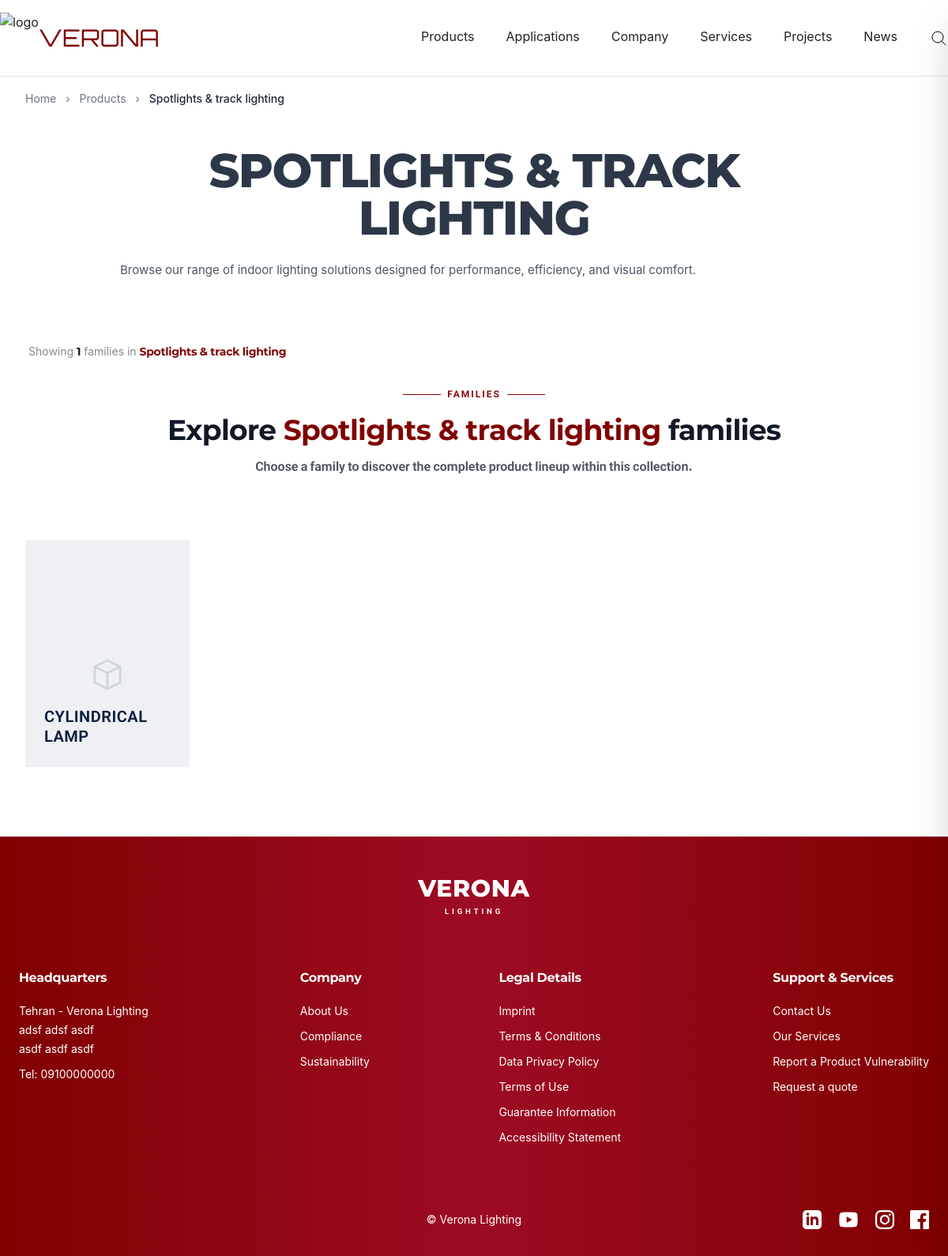
The page /spotlights-track-lighting/ on the database its author committed.
### Products/models.py (models this page shows, shortened)
class Category(models.Model):
    name = models.CharField(max_length=200)
    slug = models.SlugField(unique=True, blank=True)
    number = models.IntegerField(unique=True, blank=True, null=True)
    parent = models.ForeignKey(
        'self',
        null=True, blank=True,
        on_delete=models.SET_NULL,
        related_name='children'
    )
    icon = models.FileField('ایکون', blank=True, null=True, upload_to='icons/')
    description = models.TextField(blank=True)
    is_active = models.BooleanField(default=True)
    meta_title = models.CharField(
        max_length=60,
        blank=True,
        verbose_name='عنوان SEO',
        help_text='حداکثر ۶۰ کاراکتر — در صورت خالی بودن، نام دسته‌بندی استفاده می‌شود'
    )
    meta_description = models.TextField(
        blank=True,
        verbose_name='توضیح SEO',
        help_text='حداکثر ۱۶۰ کاراکتر — خلاصه‌ای که در نتایج گوگل نمایش داده می‌شود'
    )
    canonical_url = models.URLField(
        blank=True,
        verbose_name='URL کانونیکال',
        help_text='فقط در صورتی پر کنید که این صفحه محتوای تکراری دارد'
    )
    created_at = models.DateTimeField(auto_now_add=True)
    updated_at = models.DateTimeField(auto_now=True)
    class Meta:
        verbose_name = 'دسته‌بندی'
        verbose_name_plural = 'دسته‌بندی‌ها'
        ordering = ['number']
    def __str__(self):
        return self.name

class Family(models.Model):
    name = models.CharField(max_length=200, verbose_name='نام محصول', null=True, blank=True)
    slug = models.SlugField(unique=True, verbose_name='اسلاگ', null=True, blank=True)
    icon = models.ImageField(upload_to='Family', blank=True)
    number = models.IntegerField(blank=True, null=True)
    category = models.ForeignKey(
        Category,
        null=True, blank=True,
        on_delete=models.SET_NULL,
        related_name='families',
        verbose_name='دسته‌بندی'
    )
    applications = models.ManyToManyField(
        Application, blank=True,
        related_name='families',
        verbose_name='کاربردها'
    )
    is_active = models.BooleanField(default=True, verbose_name='فعال', null=True, blank=True)
    subtitle = models.CharField(max_length=1000, verbose_name='زیرعنوان', null=True, blank=True)
    meta_title = models.CharField(
        max_length=60,
        verbose_name='عنوان SEO',
        null=True, blank=True,
        help_text='حداکثر ۶۰ کاراکتر'
    )
    meta_description = models.TextField(
        verbose_name='توضیح SEO',
        null=True, blank=True,
        help_text='حداکثر ۱۶۰ کاراکتر'
    )
    canonical_url = models.URLField(
        blank=True,
        verbose_name='URL کانونیکال',
        help_text='فقط در صورتی پر کنید که این صفحه محتوای تکراری دارد'
    )
    class Meta:
        verbose_name = 'برند'
        verbose_name_plural = 'برندها'
        ordering = ['number']

### Products/views.py (the view)
def category_detail(request, cat_slug):
    category = get_object_or_404(Category, slug=cat_slug, is_active=True, parent__isnull=True)
    children = Category.objects.filter(parent=category, is_active=True)
    if children.exists():
        families = Family.objects.filter(
            Q(category__in=children) | Q(category=category),
            is_active=True
        ).distinct()
    else:
        families = Family.objects.filter(
            category=category,
            is_active=True
    )
    families = families.prefetch_related('applications')
    families, selected_family = _apply_family_filters(request, families)
    product_base_qs = Product.objects.filter(is_active=True, family__in=families)
    product_qs, selected_prod = _apply_product_filters(request, product_base_qs, include_family_filters=False)
    if _has_product_filters(selected_prod):
        families = families.filter(products__in=product_qs).distinct()
    page_obj = _paginate(request, families)
    context = {
    "category": category,
    "children": children,
    "families": page_obj.object_list,
    "page_obj": page_obj,
    "meta_title": category.meta_title or category.name,
    "categories": Category.objects.filter(
        is_active=True, parent__isnull=True, slug__isnull=False
    ).exclude(slug='').order_by("number"),
    **_product_filter_context(product_base_qs),
    **selected_family,
    **selected_prod,
}
    return render(request, "products/category_detail.html", context)

### Products/context_processors.py (called while the page is built)
def navbar_categories(request):
    categories = Category.objects.filter(
        is_active=True,
        parent=None
    ).prefetch_related('products')
    applications = Application.objects.filter(
        is_active=True,
    )
    return {
        'categories': categories,
        'applications': applications,
    }

### Products/views.py (called while the page is built)
def _paginate(request, qs, per_page=12):
    paginator = Paginator(qs, per_page)
    page_number = request.GET.get("page")
    return paginator.get_page(page_number)

def _apply_family_filters(request, families):
    applications = [a for a in request.GET.getlist("application") if a]
    family_slugs = [f for f in request.GET.getlist("product_family") if f]
    if applications:
        families = families.filter(
            Q(applications__slug__in=applications) |
            Q(applications__name__in=applications)
        ).distinct()
    if family_slugs:
        families = families.filter(
            Q(slug__in=family_slugs) |
            Q(name__in=family_slugs)
        )
    return families, {
        "selected_applications": applications,
        "selected_product_families": family_slugs,
    }

def _has_product_filters(selected):
    return any([
        selected.get("selected_mounting_types"),
        selected.get("selected_color_temps"),
        selected.get("selected_lumens"),
        selected.get("selected_voltages"),
        selected.get("selected_beam_angles"),
        selected.get("selected_ip_ratings"),
        selected.get("selected_cri"),
        selected.get("selected_certifications"),
        selected.get("dimmable"),
        selected.get("wattage_min"),
        selected.get("wattage_max"),
    ])

### templates/products/category_detail.html (shortened to what this page needs)
{% extends 'base.html' %}
{% load static %}
{% block content %}
<div class="max-w-7xl px-4 sm:px-6 lg:px-8 py-2 sm:py-4 text-left">
  <span class="text-[11px] sm:text-sm text-gray-500">
    <a href="{% url 'home' %}" class="hover:text-[#800000]">Home</a>
    <span class="mx-1 sm:mx-2">›</span>
    <a href="/products/" class="hover:text-[#800000]">Products</a>
    <span class="mx-1 sm:mx-2">›</span>
    <a href="{% url 'products:category_detail' category.slug %}" class="font-medium text-gray-800">{{ category.name }}</a>
  </span>
</div>
<section class="bg-white">
  <div class="max-w-5xl mx-auto text-center px-4 sm:px-6 lg:px-8 py-6 sm:py-8">
    <h1 class="text-xl sm:text-3xl md:text-5xl lg:text-6xl font-extrabold  text-[#2d3748] tracking-tight">
      {{ category.name|upper }}
    </h1>
    <p class="mt-3 sm:mt-6 text-xs sm:text-base md:text-[15px] text-gray-600 leading-relaxed max-w-4xl text-justify mx-auto">
      {{ category.description|default:"Browse our range of indoor lighting solutions designed for performance, efficiency, and visual comfort." }}
    </p>
  </div>
</section>
<section id="subcategories" class="py-8 sm:py-10 md:py-12 bg-white">
  <div class="flex items-center justify-between gap-3 mb-6 px-4 sm:px-9 sm:mb-9">
    <p class="text-[13px] sm:text-[14px] text-[#888]">
      {% if page_obj %}
      Showing <strong class="text-[#1a1a1a]">{{ page_obj.paginator.count }}</strong> families in
      {% endif %}
      <strong class="text-[#800000]">{{ category.name }}</strong>
    </p>
  </div>
  {% if families|length == 0 %}
  <div class="text-center py-16">
    <p class="text-lg text-gray-700">No family match your filters.</p>
    <p class="text-sm text-gray-400 mt-2">Try adjusting the specs or reset to browse all.</p>
  </div>
  {% else %}
  <div class="text-center mb-10 px-4">
    <div class="flex items-center justify-center gap-2 mb-4">
      <span class="h-px w-12 bg-[#800000]"></span>
      <span class="text-xs font-semibold tracking-[2px] uppercase text-[#800000]">families</span>
      <span class="h-px w-12 bg-[#800000]"></span>
    </div>
    <h2 class="text-2xl sm:text-3xl md:text-4xl font-bold  text-gray-900 mb-3 sm:mb-4">
      Explore <span class="text-[#800000]">{{ category.name }}</span> families
    </h2>
    <p class="text-sm sm:text-base text-gray-600 font-semibold max-w-2xl mx-auto">
      Choose a family to discover the complete product lineup within this collection.
    </p>
  </div>
<div id="product-grid" class="max-w-[1800px] mx-auto px-4 sm:px-8 py-6 sm:py-10 grid grid-cols-2 sm:grid-cols-2 lg:grid-cols-5 gap-3 sm:gap-6">
  {% for family in families %}
  <a href="{% if family.category.parent %}{% url 'products:family_detail' family.category.parent.slug family.category.slug family.slug %}{% else %}{% url 'products:family_detail_no_child' family.category.slug family.slug %}{% endif %}"
       class="product-card group relative aspect-[342/472] overflow-hidden bg-[#eef0f3]
                transition-all duration-300 ease-in-out hover:scale-[1.03] cursor-pointer
                hidden sm:block">
      <div class="absolute inset-x-0 top-0 h-[340px] overflow-hidden flex items-center justify-center p-8">
        {% if family.icon %}
        <img src="{{ family.icon.url }}" alt="{{ family.name }}" class="w-full h-full object-contain">
        {% else %}
        <svg class="w-12 h-12 text-gray-300" fill="none" stroke="currentColor" viewBox="0 0 24 24">
          <path stroke-linecap="round" stroke-linejoin="round" stroke-width="1.5"
              d="M20 7l-8-4-8 4m16 0l-8 4m8-4v10l-8 4m0-10L4 7m8 4v10M4 7v10l8 4"/>
        </svg>
        {% endif %}
      </div>
      <div class="absolute inset-x-6 bottom-6 transition-all duration-300 ease-in-out
                  opacity-100 translate-y-0 group-hover:opacity-0 group-hover:translate-y-4 pointer-events-none">
        <h5 class="text-[20px] font-bold text-[#0d1f3c] uppercase tracking-wide leading-tight">
          {{ family.name }}
        </h5>
      </div>
    </a>
  {% endfor %}
</div>
  {% endif %}
</section>
{% endblock %}

### rows shown on the page
Category: name "Spotlights & track lighting", name "SPOTLIGHTS & TRACK LIGHTING", description "Browse our range of indoor lighting solutions designed for performance, efficiency, and visual comfort."
Family: name "CYLINDRICAL LAMP"

### other values the page prints
{{ page_obj.paginator.count }} "1"
